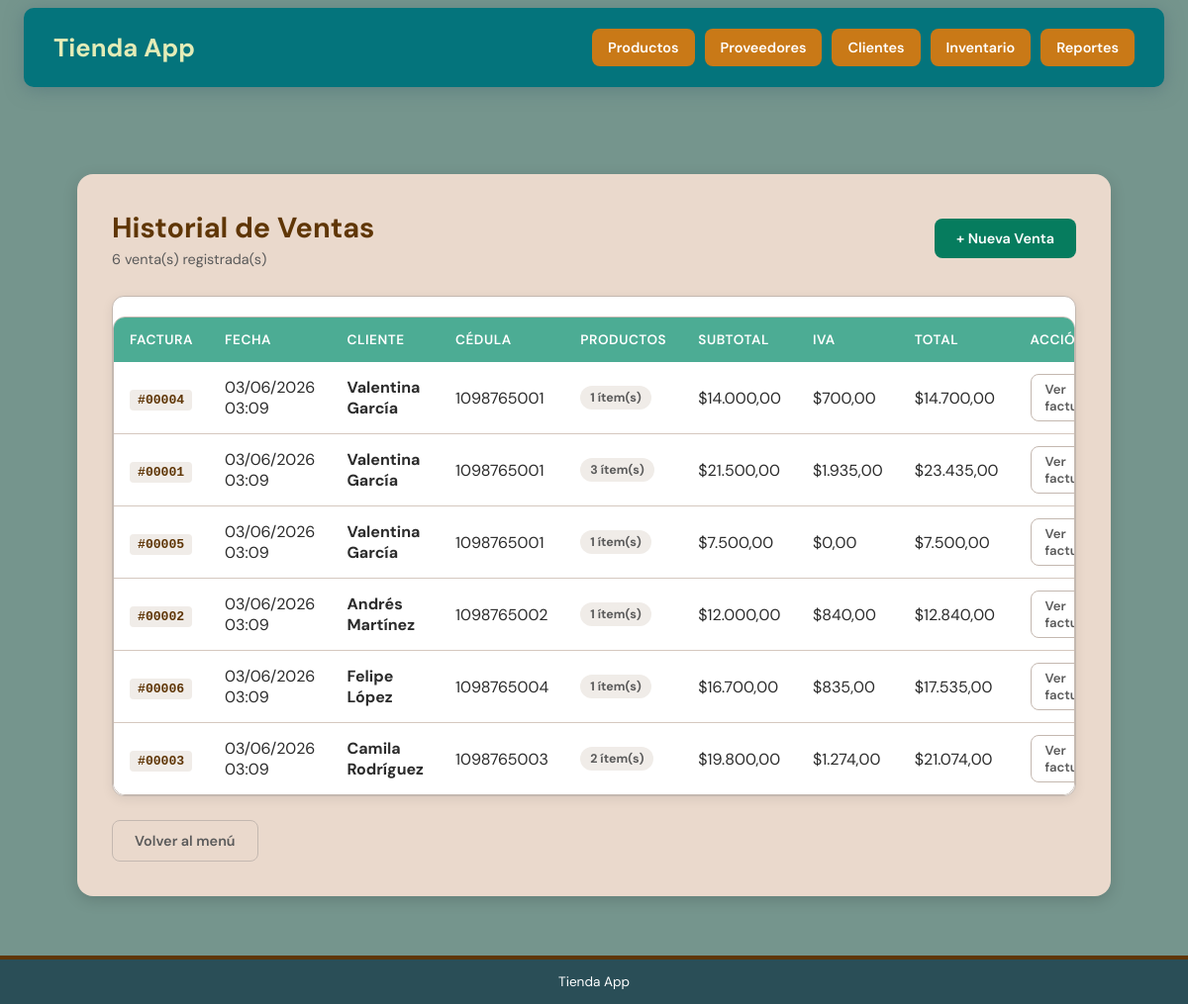
The page /ventas/historial_ventas.php on the database its author committed.
### tables this page shows
CREATE TABLE ventas (
    id_venta        INT AUTO_INCREMENT PRIMARY KEY,
    cedula_cliente  VARCHAR(15)   NOT NULL,
    fecha           DATETIME      NOT NULL DEFAULT CURRENT_TIMESTAMP,
    subtotal        DECIMAL(14,2) NOT NULL DEFAULT 0.00,
    total_iva       DECIMAL(14,2) NOT NULL DEFAULT 0.00,
    total           DECIMAL(14,2) NOT NULL DEFAULT 0.00,
    CONSTRAINT fk_venta_cli FOREIGN KEY (cedula_cliente) REFERENCES clientes(cedula)
);

CREATE TABLE clientes (
    cedula    VARCHAR(15)  PRIMARY KEY,
    nombre    VARCHAR(60)  NOT NULL,
    apellido  VARCHAR(60)  NOT NULL,
    telefono  VARCHAR(15)  NOT NULL,
    correo    VARCHAR(100) NOT NULL
);

### ventas/historial_ventas.php (the view, shortened to what this page needs)
<?php
require_once '../conexion.php';
$ventas = $pdo->query(
    "SELECT v.id_venta, v.fecha,
            cl.nombre, cl.apellido, cl.cedula,
            v.subtotal, v.total_iva, v.total,
            COUNT(dv.id_detalle) AS num_productos
     FROM ventas v
     JOIN clientes cl       ON v.cedula_cliente = cl.cedula
     JOIN detalle_ventas dv ON dv.id_venta      = v.id_venta
     GROUP BY v.id_venta
     ORDER BY v.fecha DESC"
)->fetchAll();
?>
<!DOCTYPE html>
<html lang="es">
<head>
  <link rel="stylesheet" href="../css/style.css">
</head>
<body class="pagina-interior">
<?php include '../includes/navbar.php'; ?>
<div class="app-layout">
  <main class="content">
    <div class="content-header">
      <div>
        <h1 class="content-title">Historial de Ventas</h1>
        <p class="content-subtitle"><?= count($ventas) ?> venta(s) registrada(s)</p>
      </div>
      <a href="nueva_venta.php" class="btn">+ Nueva Venta</a>
    </div>
    <?php if (empty($ventas)): ?>
      <div class="card">
        <div class="card-body">
          <div class="estado-vacio">
            <span class="icono-vacio">—</span>
            <p>No hay ventas registradas aún.</p>
            <a href="nueva_venta.php" class="btn">Registrar primera venta</a>
          </div>
        </div>
      </div>
    <?php else: ?>
      <div class="card">
        <div class="tabla-wrapper">
          <table class="tabla">
            <thead>
              <tr>
                <th>Factura</th>
                <th>Fecha</th>
                <th>Cliente</th>
                <th>Cédula</th>
                <th>Productos</th>
                <th>Subtotal</th>
                <th class="th-right">IVA</th>
                <th>Total</th>
                <th>Acción</th>
              </tr>
            </thead>
            <tbody>
            <?php foreach ($ventas as $v): ?>
              <tr>
                <td>
                  <span class="codigo-inline">
                    #<?= str_pad($v['id_venta'], 5, '0', STR_PAD_LEFT) ?>
                  </span>
                </td>
                <td><?= date('d/m/Y H:i', strtotime($v['fecha'])) ?></td>
                <td><strong><?= htmlspecialchars($v['nombre'].' '.$v['apellido']) ?></strong></td>
                <td><?= htmlspecialchars($v['cedula']) ?></td>
                <td>
                  <span class="badge badge-secundario"><?= $v['num_productos'] ?> ítem(s)</span>
                </td>
                <td>
                  $<?= number_format($v['subtotal'], 2, ',', '.') ?>
                </td>
                <td>
                  $<?= number_format($v['total_iva'], 2, ',', '.') ?>
                </td>
                <td>
                  $<?= number_format($v['total'], 2, ',', '.') ?>
                </td>
                <td>
                  <a href="factura.php?id=<?= $v['id_venta'] ?>"
                     class="btn btn-sm btn-contorno">
                    Ver factura
                  </a>
                </td>
              </tr>
            <?php endforeach; ?>
            </tbody>
          </table>
        </div>
      </div>
    <?php endif; ?>
    <a href="../index.php" class="btn btn-contorno">Volver al menú</a>
  </main>
</div>
<footer class="footer"><p>Tienda App</p></footer>
</body>
</html>

### css/style.css (style rules this page uses)
:root { --primario: #04747C; --primario-osc: #0C444C; --acento: #c97917; --acento-osc: #5f3606; --verde: #067c5e; --verde-claro: #4CAC94; --papeleria: #F59E0B; --papeleria-light: #FEF3C7; --papeleria-dark: #92400E; --drogueria: #10B981; --drogueria-light: #D1FAE5; --drogueria-dark: #065F46; --supermercado: #3B82F6; --supermercado-light: #DBEAFE; --supermercado-dark: #1E40AF; --aseo: #EC4899; --aseo-light: #FCE7F3; --aseo-dark: #9D174D; --exito: #22C55E; --peligro: #EF4444; --advertencia: #F59E0B; --fondo: #75958d; --fondo-content: #ead9cc; --fondo-index: #FCFCEC; --texto: #2b2b2b; --texto-suave: #5a5a5a; --borde: #c4b8b0; --blanco: #ffffff; --radio: 12px; --radio-sm: 8px; --sombra: 0 4px 15px rgba(0,0,0,0.15); --sombra-lg:0 8px 30px rgba(0,0,0,0.2); }
*, *::before, *::after { box-sizing: border-box; margin: 0; padding: 0; font-family: 'DM Sans', sans-serif; }
a { text-decoration: none; color: inherit; }
body.pagina-interior { background-color: var(--fondo); color: var(--texto); min-height: 100vh; display: flex; flex-direction: column; padding-top: 22vh; }
.app-layout { flex: 1; width: 100%; display: flex; justify-content: center; padding: 0 20px; }
.content { width: 90%; max-width: 1200px; background-color: var(--fondo-content); padding: 35px; border-radius: 16px; box-shadow: var(--sombra); }
.content-header { display: flex; align-items: center; justify-content: space-between; margin-bottom: 28px; flex-wrap: wrap; gap: 15px; }
.content-title { font-size: 1.8rem; color: var(--acento-osc); font-weight: 700; }
.content-subtitle { color: var(--texto-suave); font-size: 0.9rem; margin-top: 4px; }
.btn { display: inline-flex; align-items: center; gap: 6px; color: var(--blanco); background-color: var(--verde); padding: 11px 22px; border-radius: var(--radio-sm); font-weight: 600; font-size: 0.9rem; transition: background 0.2s, transform 0.1s; border: none; cursor: pointer; text-decoration: none; }
.btn-contorno { background: transparent; color: var(--texto-suave); border: 1.5px solid var(--borde); }
.btn-sm { padding: 6px 14px; font-size: 0.82rem; }
.tabla-wrapper { overflow-x: auto; border-radius: var(--radio); border: 1px solid var(--borde); margin-top: 20px; }
.tabla { width: 100%; border-collapse: collapse; }
.tabla thead { background-color: var(--verde-claro); color: var(--blanco); }
.tabla th { padding: 14px 16px; text-align: left; font-weight: 600; font-size: 0.85rem; text-transform: uppercase; letter-spacing: 0.04em; white-space: nowrap; }
.tabla td { padding: 12px 16px; background: var(--blanco); border-bottom: 1px solid #d5c8bf; vertical-align: middle; }
.tabla tbody tr:last-child td { border-bottom: none; }
.card { background: var(--blanco); border-radius: var(--radio); border: 1px solid var(--borde); box-shadow: 0 3px 12px rgba(0,0,0,0.08); overflow: hidden; margin-bottom: 24px; }
.badge { display: inline-flex; align-items: center; padding: 4px 10px; border-radius: 999px; font-size: 0.78rem; font-weight: 700; }
.badge-secundario { background: #f0ece8; color: var(--texto-suave); }
.codigo-inline { background: #f0ece8; color: var(--acento-osc); padding: 3px 8px; border-radius: 4px; font-size: 0.82rem; font-family: monospace; font-weight: 600; }
.footer { background-color: #2a4e57; color: var(--blanco); text-align: center; padding: 14px; margin-top: 60px; border-top: 4px solid var(--acento-osc); font-size: 0.85rem; }

### rows shown on the page
ventas: id_venta "00004", fecha "03/06/2026 03:09", cedula_cliente.apellido "Valentina García", cedula_cliente.cedula "1098765001", num_productos "1", subtotal "14.000,00", total_iva "700,00", total "14.700,00"
ventas: id_venta "00001", fecha "03/06/2026 03:09", cedula_cliente.apellido "Valentina García", cedula_cliente.cedula "1098765001", num_productos "3", subtotal "21.500,00", total_iva "1.935,00", total "23.435,00"
ventas: id_venta "00005", fecha "03/06/2026 03:09", cedula_cliente.apellido "Valentina García", cedula_cliente.cedula "1098765001", num_productos "1", subtotal "7.500,00", total_iva "0,00", total "7.500,00"
ventas: id_venta "00002", fecha "03/06/2026 03:09", cedula_cliente.apellido "Andrés Martínez", cedula_cliente.cedula "1098765002", num_productos "1", subtotal "12.000,00", total_iva "840,00", total "12.840,00"
ventas: id_venta "00006", fecha "03/06/2026 03:09", cedula_cliente.apellido "Felipe López", cedula_cliente.cedula "1098765004", num_productos "1", subtotal "16.700,00", total_iva "835,00", total "17.535,00"
ventas: id_venta "00003", fecha "03/06/2026 03:09", cedula_cliente.apellido "Camila Rodríguez", cedula_cliente.cedula "1098765003", num_productos "2", subtotal "19.800,00", total_iva "1.274,00", total "21.074,00"

### other values the page prints
count($ventas) "6"
